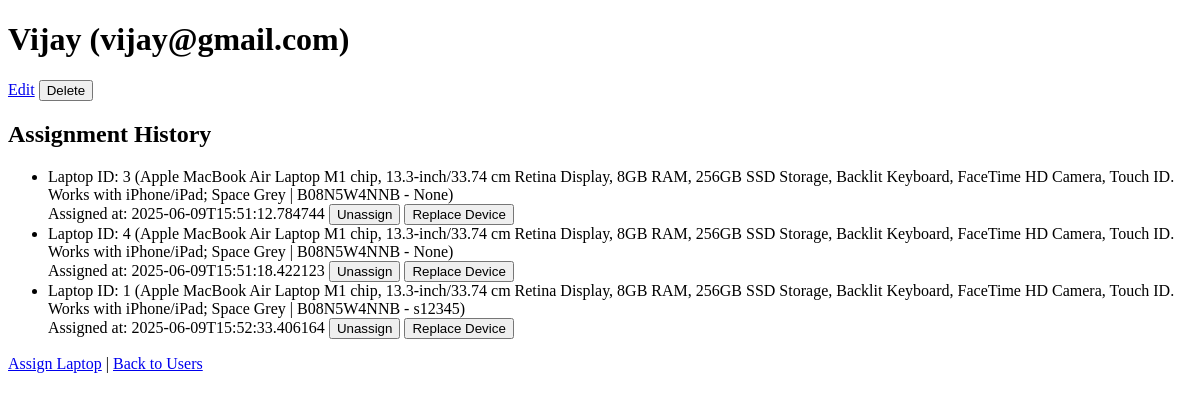
The app's page /users/3, older data.
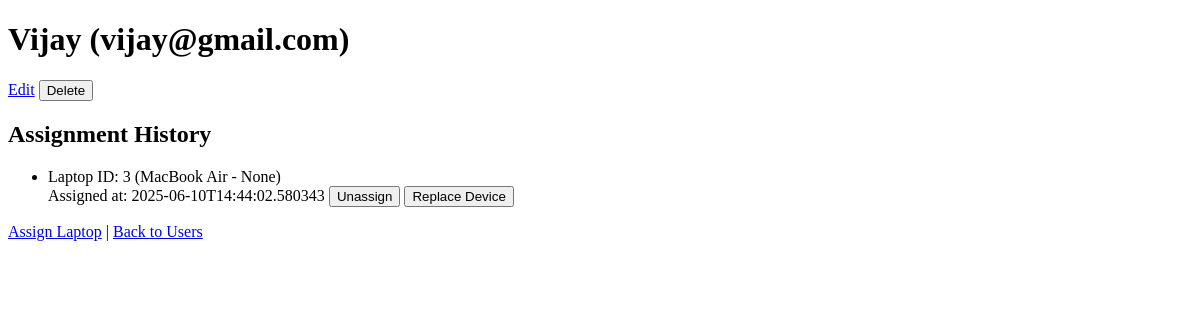
The same page, newer data.
### db/database.py (models this page shows)
class LaptopAssignment(Base):
    __tablename__ = "laptop_assignments"
    id = Column(Integer, primary_key=True, index=True)
    laptop_item_id = Column(Integer, ForeignKey("laptop_items.id"))
    user_id = Column(Integer, ForeignKey("users.id"))
    assigned_at = Column(String)
    unassigned_at = Column(String, nullable=True)
    laptop_item = relationship("LaptopItem", backref="assignments")

class LaptopItem(Base):
    __tablename__ = "laptop_items"
    id = Column(Integer, primary_key=True, index=True)
    invoice_id = Column(Integer, ForeignKey("laptop_invoices.id"))
    laptop_model = Column(String)
    processor = Column(String)
    ram = Column(String)
    storage = Column(String)
    model_color = Column(String)
    screen_size = Column(String)
    laptop_os = Column(String)
    laptop_os_version = Column(String)
    laptop_serial_number = Column(String, unique=True)
    warranty_duration = Column(Integer)
    laptop_price = Column(Float)
    created_at = Column(String, default=None)
    warranty_expiry = Column(String, nullable=True)
    is_retired = Column(Boolean, default=False)
    is_active = Column(Boolean, default=True)

### app/main.py (the view)
@app.route("/users/<int:user_id>")
def user_detail(user_id):
    user = get_user_by_id(user_id)
    assignments = get_assignments_for_user(user_id)
    return render_template("user_detail.html", user=user, assignments=assignments)

### db/crud.py (called while the page is built)
def get_user_by_id(user_id: int) -> Optional[User]:
    session = SessionLocal()
    user = session.query(User).filter_by(id=user_id).first()
    session.close()
    return user

def get_assignments_for_user(user_id: int) -> List[LaptopAssignment]:
    session = SessionLocal()
    assignments = session.query(LaptopAssignment)\
        .options(joinedload(LaptopAssignment.laptop_item))\
        .filter_by(user_id=user_id).all()
    session.close()
    return assignments

### app/templates/user_detail.html (shortened to what this page needs)
<!DOCTYPE html>
<html>
<head>
</head>
<body>
    <h1>{{ user.name }} ({{ user.email }})</h1>
    <a href="{{ url_for('edit_user', user_id=user.id) }}">Edit</a>
    <form method="post" action="{{ url_for('delete_user_route', user_id=user.id) }}" style="display:inline;">
        <input type="submit" value="Delete" onclick="return confirm('Are you sure?');">
    </form>
    <h2>Assignment History</h2>
    <ul>
        {% for assignment in assignments %}
            <li>
                Laptop ID: {{ assignment.laptop_item_id }}
                {% if assignment.laptop_item %} ({{ assignment.laptop_item.laptop_model }} - {{ assignment.laptop_item.laptop_serial_number }}){% endif %}
                <br>Assigned at: {{ assignment.assigned_at }}
                <form method="post" action="{{ url_for('unassign_laptop_route', assignment_id=assignment.id) }}" style="display:inline;">
                    <input type="submit" value="Unassign">
                </form>
                {% if not assignment.unassigned_at %}
                <form method="get" action="{{ url_for('replace_device', assignment_id=assignment.id) }}" style="display:inline;">
                    <input type="submit" value="Replace Device">
                </form>
                {% endif %}
            </li>
        {% else %}
            <li>No laptops assigned.</li>
        {% endfor %}
    </ul>
    <a href="{{ url_for('assign_laptop') }}">Assign Laptop</a> |
    <a href="{{ url_for('index') }}">Back to Users</a>
</body>
</html>

Row changes from the older to the newer data that the page shows:
no longer on this page (row edited): LaptopAssignment: laptop_item_id "4", laptop_item.laptop_model "Apple MacBook Air Laptop M1 chip, 13.3-inch/33.74 cm Retina Display, 8GB RAM, 256GB SSD Storage, Backlit Keyboard, FaceTime HD Camera, Touch ID. Works with iPhone/iPad; Space Grey | B08N5W4NNB", laptop_item.laptop_serial_number "None", assigned_at "2025-06-09T15:51:18.422123"
removed LaptopAssignment: laptop_item_id "1", laptop_item.laptop_model "Apple MacBook Air Laptop M1 chip, 13.3-inch/33.74 cm Retina Display, 8GB RAM, 256GB SSD Storage, Backlit Keyboard, FaceTime HD Camera, Touch ID. Works with iPhone/iPad; Space Grey | B08N5W4NNB", laptop_item.laptop_serial_number "s12345", assigned_at "2025-06-09T15:52:33.406164"
changed LaptopAssignment "None": laptop_item.laptop_model "Apple MacBook Air Laptop M1 chip, 13.3-inch/33.74 cm Retina Display, 8GB RAM, 256GB SSD Storage, Backlit Keyboard, FaceTime HD Camera, Touch ID. Works with iPhone/iPad; Space Grey | B08N5W4NNB" → "MacBook Air"; assigned_at "2025-06-09T15:51:12.784744" → "2025-06-10T14:44:02.580343"
